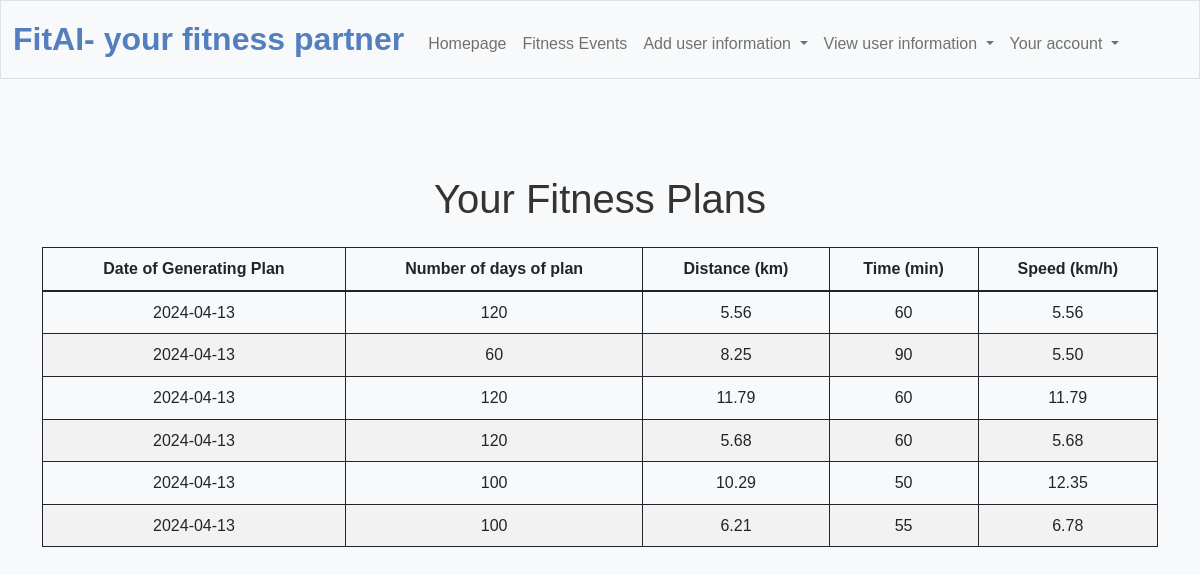
Page /view_fitness_plans (signed in) on the committed database.
### tables this page shows
CREATE TABLE fitness_plan_user (
    id INTEGER PRIMARY KEY AUTOINCREMENT,
    user_id INTEGER,
    r_calories INTEGER,
    r_mins_activity INTEGER, r_distance DECIMAL, date_log DATE, time_taken INTEGER,
    FOREIGN KEY (user_id) REFERENCES user(id)
);

### app.py (the view)
@app.route("/view_fitness_plans")
@login_required
def view_fitness_plans():
    user_id = user_c_id  # Get the user's ID from the session
    fitness_plans_raw = db.execute("SELECT * FROM fitness_plan_user WHERE user_id = ?", user_id)
    fitness_plans = []
    for plan in fitness_plans_raw:
        if plan["r_mins_activity"]:  # Avoid division by zero
            speed = (plan["r_distance"] / (plan["r_mins_activity"] / 60))  # Convert minutes to hours and calculate speed
        else:
            speed = 0
        plan["speed"] = speed  # Add speed to the plan
        fitness_plans.append(plan)
    return render_template("view_fitness_plans.html", fitness_plans=fitness_plans)

### app.py (called while the page is built)
@app.after_request
def after_request(response):
    response.headers["Cache-Control"] = "no-cache, no-store, must-revalidate"
    response.headers["Expires"] = 0
    response.headers["Pragma"] = "no-cache"
    return response

### helpers.py (called while the page is built)
def login_required(f):
    @wraps(f)
    def decorated_function(*args, **kwargs):
        if session.get("user_id") is None:
            return redirect("/login")
        return f(*args, **kwargs)
    return decorated_function

### templates/view_fitness_plans.html (shortened to what this page needs)
{% extends "layout.html" %}
{% block main %}
<div class="container mt-5">
    <h1 class="text-center mb-4">Your Fitness Plans</h1>
    <table class="table">
        <thead>
            <tr>
                <th>Date of Generating Plan</th>
                <th>Number of days of plan</th>
                <th>Distance (km)</th>
                <th>Time (min)</th>
                <th>Speed (km/h)</th>
            </tr>
        </thead>
        <tbody>
            {% for plan in fitness_plans %}
            <tr>
                <td>{{ plan.date_log }}</td>
                <td>{{plan. time_taken}}</td>
                <td>{{ '%.2f'|format(plan.r_distance) }}</td>
                <td>{{ plan.r_mins_activity }}</td>
                <td>{{ '%.2f'|format(plan.speed) }}</td>
            </tr>
            {% endfor %}
        </tbody>
    </table>
</div>
{% endblock %}

### static/styles.css (style rules this page uses)
table, td, th { border: 1px solid; }
td { text-align: center; }
tr:nth-child(even) { background-color: #f2f2f2; }

### templates/layout.html (style rules this page uses)
body { font-family: 'Roboto', sans-serif; line-height: 1.6; color: #333; background-color: #f4f4f4; margin: 0; padding: 0; }
body { background-color: #f8f9fa; font-family: 'Arial', sans-serif; }

### rows in the picture
fitness_plan_user: date_log "2024-04-13", time_taken "120", r_distance "5.56", r_mins_activity "60", speed "5.56"
fitness_plan_user: date_log "2024-04-13", time_taken "60", r_distance "8.25", r_mins_activity "90", speed "5.50"
fitness_plan_user: date_log "2024-04-13", time_taken "120", r_distance "11.79", r_mins_activity "60", speed "11.79"
fitness_plan_user: date_log "2024-04-13", time_taken "120", r_distance "5.68", r_mins_activity "60", speed "5.68"
fitness_plan_user: date_log "2024-04-13", time_taken "100", r_distance "10.29", r_mins_activity "50", speed "12.35"
fitness_plan_user: date_log "2024-04-13", time_taken "100", r_distance "6.21", r_mins_activity "55", speed "6.78"
